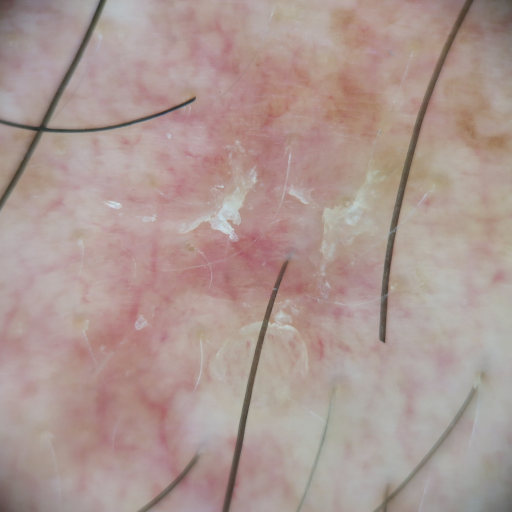
#> input picture program/images/original/train/bcc/bcc00001.jpg, 1024 x 1024 px (shown at 1/2 size)
$ python -i hair_remover.py   (imports and definitions only)
#> lines starting #> are read from the running program, lines starting #| are printed output that depends on the picture; after the words box and inside, x2 and y2 are one past the last pixel; in counts of white or black regions, pixels touching at a corner belong together
### program/src/functions/functions.py
import numpy as np

import cv2 as cv
import pathlib
import os
from skimage import io, img_as_bool
import matplotlib.pyplot as plt
from matplotlib.widgets import Slider

from sklearn.mixture import GaussianMixture
from scipy.stats import multivariate_normal
from itertools import combinations


import random
import math as math


# ------------ STRING
# [7 lines left out: function str2int_padded, not called in this run]

def get_str_list(from_value, to_value):
    return [str(i) for i in range(from_value, to_value+1)]


# ------------ OS FOLDERS
def get_base_folder():
    return str(pathlib.Path(__file__).parent.resolve()).replace(os.sep, "/")

# [80 lines left out: functions create_folders, verify_folder, verify_file, compute_Lab_chroma_img, compute_image_mean_channels, img_float2unit8 and 2 more, not called in this run]

# ------------ INTERPOLATIONS
def linear_interpolation(value, initial, final):
    return initial + (final - initial) * value

# ------------ SCALE IMAGES VALUES
# [25 lines left out: functions scale_image_values, get_resize_dimensions, not called in this run]


def resize(img, scale):
    return cv.resize(img, get_resize_dimensions(img, scale))


def horizontal_resize(img, w=512, force_h=None, interpolation=None):
    if img is None:
        return None
    if w is None:
        return img.copy()

    height, width = img.shape[0], img.shape[1]
    scale_factor = w / width
    new_width = w
    new_height = int(height * scale_factor)
    if force_h is not None:
        new_height += force_h - new_height

    if interpolation is not None:
        resized_image = cv.resize(img, (new_width, new_height), interpolation=interpolation)
    else:
        resized_image = cv.resize(img, (new_width, new_height))
    return resized_image

# ------------ SHOW IMAGES
def imgshow(name, img, scale=1):
    cv.imshow(name, resize(img, scale))

# [76 lines left out: functions imgshow_matplotlib, imgshow_3D, show_stacked_imgs, not called in this run]


# ------------ CONTOURS
def get_contours(img, order_by_area=False, filter_area=None, method = cv.CHAIN_APPROX_SIMPLE):
    contours, _ = cv.findContours(img, cv.RETR_EXTERNAL, method)

    if order_by_area:
        contours = sorted(contours, key=cv.contourArea, reverse=True)

    if filter_area is not None:
        if filter_area[0] is not None:
            contours = [contour for contour in contours if filter_area[0] < cv.contourArea(contour)]
        if filter_area[1] is not None:
            contours = [contour for contour in contours if cv.contourArea(contour) < filter_area[1] ]

    return contours

# [48 lines left out: functions draw_contours, resize_contours, get_contours_rois, filter_contour_area, not called in this run]


def filter_contour_circularity(contours, min_circularity=0, max_circularity=np.inf):
    filtered_contours = []

    for contour in contours:
        area = cv.contourArea(contour)
        longitud = cv.arcLength(contour, True)
        circularity = (4 * np.pi * area) / (longitud * longitud)

        if min_circularity <= circularity <= max_circularity:
            filtered_contours.append(contour)
    return filtered_contours


# [22 lines left out: functions draw_contours_with_random_colors, get_contour_centroid, get_contours_centroids, not called in this run]


# ------------ MASKS
def draw_mask(img, mask, thickness=-1, mask_color=(0,255,0)):
    contours,_ = cv.findContours(mask, cv.RETR_EXTERNAL, cv.CHAIN_APPROX_SIMPLE)
    return draw_contours(img, contours, thickness=thickness, color=mask_color, contour_id=-1)

# [46 lines left out: functions apply_mask, add_patch, create_circle_mask, create_contours_mask, get_values_in_mask, draw_roi and 1 more, not called in this run]

def get_roi(img, roi):
    return img[roi[1]:roi[3], roi[0]:roi[2]]


# [35 lines left out: functions create_roi_coords, get_contained_circle_in_roi, get_img_centered_circle, get_gradient_img, compute_laplacian_of_gaussian, not called in this run]

def sharp_edges(img):
    kernel = np.array([[-1,-1,-1], [-1,9,-1], [-1,-1,-1]])
    return cv.filter2D(img, -1, kernel)


# ------------ CONTRAST ENHANCEMENT
def gamma_correction(src, gamma):
    invGamma = 1 / gamma

    table = [((i / 255) ** invGamma) * 255 for i in range(256)]
    table = np.array(table, np.uint8)

    return cv.LUT(src, table)


# ------------ GEOMETRIC FIGURES
# [5 lines left out: function resize_circle, not called in this run]

def resize_rectangle(rect, sf):
    return (int(rect[0]*sf), int(rect[1]*sf), int(rect[2]*sf), int(rect[3]*sf))

# [5 lines left out: function resize_rectangles, not called in this run]

def draw_circle(img, circle, color=(0,0,255), thickness=-1):
    img_copy = get_color_copy(img)
    return cv.circle(img_copy, circle[0], circle[1], color, thickness)

def draw_point(img, point, radius=2, color=(0,0,255), thickness=-1):
    img_copy = get_color_copy(img)
    return draw_circle(img_copy, (point, radius), color, thickness)

# [10 lines left out: functions draw_points, draw_line, not called in this run]

def draw_hline(img, y_coord, color=(255,255,255), thickness=1):
    return draw_line(img, (0, y_coord, img.shape[1], y_coord), color=color, thickness=thickness)

def draw_vline(img, x_coord, color=(255,255,255), thickness=1):
    return draw_line(img, (x_coord, 0, img.shape[0], x_coord), color=color, thickness=thickness)

# [213 lines left out: functions get_contained_circle, get_circle_points, create_trackbars, get_trackbars_values, calculate_dice, sort_list and 11 more, not called in this run]


# ------------ STRUCTURAL ELEMENTS
def se_bar(side_enclosing_square_in_px, orientation_in_degrees):
    se_sz = side_enclosing_square_in_px
    sz_ct = side_enclosing_square_in_px // 2
    m = -np.tan(np.radians(orientation_in_degrees))
    [coord_x, coord_y] = np.meshgrid(range(-sz_ct, se_sz-sz_ct), range(-sz_ct, se_sz-sz_ct))

    if m > 1e15:
        distance_to_line = np.abs(coord_x)
    else:
        distance_to_line = np.abs(m * coord_x - coord_y) / np.sqrt(m ** 2 + 1)

    variance = max(1/2, se_sz/14)
    structuring_element = np.exp(-distance_to_line**2 / (2*variance))
    return structuring_element


# ------------ SEGMENTATION ALGORITHMS
# [90 lines left out: functions stack_images, expectation_maximization, get_gaussian_image, get_combination_list, fast_morph, plot_images, not called in this run]

### program/src/skin_functions/preprocessing/hair_remover.py
import sys
import os

# add functions code
ruta_del_paquete = os.path.abspath(os.path.join(os.path.dirname(__file__), '..', '..'))
sys.path.append(ruta_del_paquete)

import cv2 as cv
import numpy as np
import functions.functions as fc


def compute_bottomhat_mask(img, th=50, se_bars=None):
    img_mask = np.zeros(img.shape)

    if se_bars is None:
        se_bars = [fc.se_bar(10, angle) for angle in np.linspace(start=0, stop=180, num=16, endpoint=False)]
    for se_bar in se_bars:
        bottom_hat = cv.morphologyEx(img, cv.MORPH_BLACKHAT, se_bar)
        img_mask = img_mask + bottom_hat

    img_mask = 255 * (img_mask/np.max(img_mask))
    img_mask = img_mask.astype(np.uint8)
    _, img_mask = cv.threshold(img_mask,th,255,cv.THRESH_BINARY)

    return img_mask


def remove_contours_noise(img_mask, min_area=10, max_circularity=0.3, median_blur=3):
    contours = fc.get_contours(img_mask, filter_area=(0,None))
    contours = fc.filter_contour_circularity(contours, min_circularity=max_circularity)

    img_circular_contours = cv.drawContours(np.zeros_like(img_mask), contours, -1, 255, -1)
    filtered_mask = cv.bitwise_xor(img_mask, img_circular_contours)

    contours = fc.get_contours(filtered_mask, filter_area=(0, min_area))
    img_small_contours = cv.drawContours(np.zeros_like(img_mask), contours, -1, 255, -1)

    filtered_mask = cv.bitwise_xor(filtered_mask, img_small_contours)
    filtered_mask = cv.medianBlur(filtered_mask, median_blur)

    return filtered_mask

def get_hairs_mask(img, se_bars=None):
    img_resized = fc.horizontal_resize(img, w=512)
    img_red = img_resized[:,:,2]
    img_blue_inv = cv.bitwise_not(img_resized[:,:,0])

    img_red = fc.gamma_correction(img_red, 0.5)

    img_blue_inv = fc.gamma_correction(img_blue_inv, 2)

    black_hairs_mask = compute_bottomhat_mask(img_red, th=50, se_bars=se_bars)
    white_hairs_mask = compute_bottomhat_mask(img_blue_inv, th=40, se_bars=se_bars)
    black_hairs_mask = remove_contours_noise(black_hairs_mask, min_area=10, max_circularity=0.3)
    white_hairs_mask = remove_contours_noise(white_hairs_mask, min_area=10, max_circularity=0.3)
    img_mask = cv.bitwise_xor(black_hairs_mask, white_hairs_mask)

    img_mask = fc.horizontal_resize(img_mask, img.shape[1], force_h=img.shape[0])
    return img_mask

def remove_hairs(img, se_bars=None):
    img_mask = get_hairs_mask(img, se_bars)
    img_no_hairs = cv.inpaint(img, img_mask, 10, cv.INPAINT_TELEA)
    return img_no_hairs

>>> import cv2
>>> picture = cv2.imread('../../../images/original/train/bcc/bcc00001.jpg')
#> picture is the input picture: shape (1024, 1024, 3); mean B, G, R 146.7, 151.7, 171.7
>>> result = remove_hairs(picture)
#> in get_hairs_mask, `img_red = img_resized[:,:,2]`:
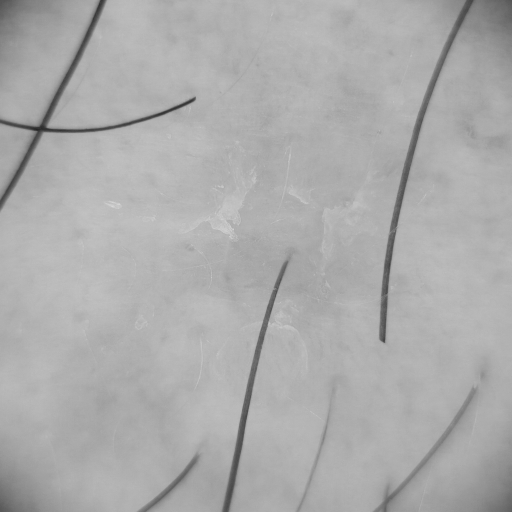
#> img_red: shape (512, 512); min 37, max 215, mean 171.9
#> in get_hairs_mask, `img_blue_inv = cv.bitwise_not(img_resized[:,:,0])`:
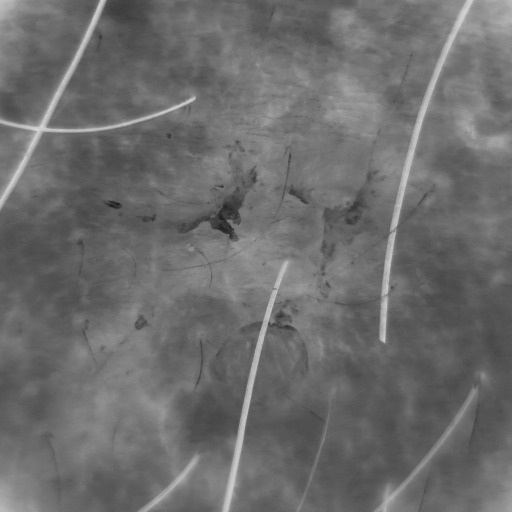
#> img_blue_inv: shape (512, 512); min 26, max 218, mean 108.2
#> call 2 of gamma_correction, with gamma = 2
#> in gamma_correction (call 2), `return cv.LUT(src, table)`:
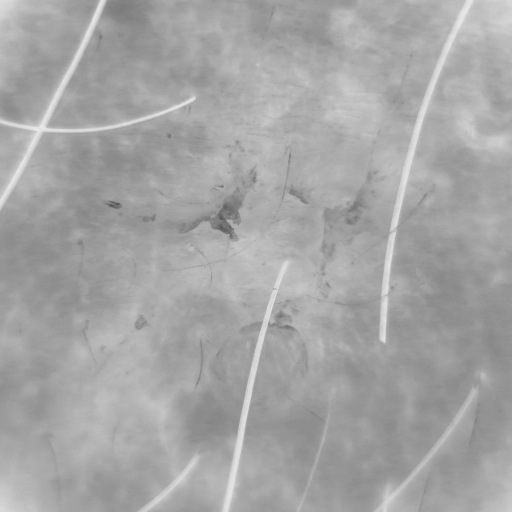
#> returned value: shape (512, 512); min 81, max 235, mean 164.9
#> in compute_bottomhat_mask, `_, img_mask = cv.threshold(img_mask,th,255,cv.THRESH_BINARY)`:
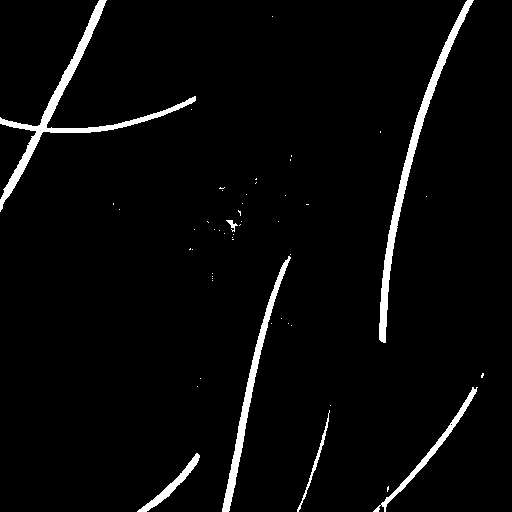
#> img_mask: shape (512, 512); 3.4% white; 51 white regions (44 under 20 px), largest, box (x1, y1, x2, y2) and area: (0, 0, 196, 212) 2834, (379, 0, 474, 343) 2588, (222, 256, 291, 512) 1749
#> call 2 of compute_bottomhat_mask, with th = 40
#> in compute_bottomhat_mask (call 2), `_, img_mask = cv.threshold(img_mask,th,255,cv.THRESH_BINARY)`:
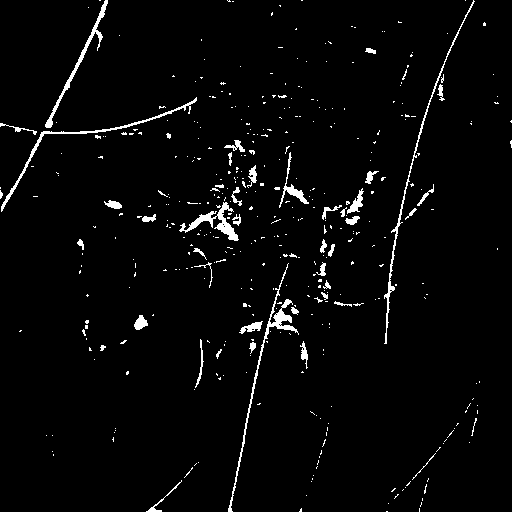
#> img_mask: shape (512, 512); 2.9% white; 418 white regions (373 under 20 px)
#> in get_contours, `contours, _ = cv.findContours(img, cv.RETR_EXTERNAL, method)`: contours = 51 contours, 44 with area under 20; largest, box (x1, y1, x2, y2) and area: (0, 0, 196, 212) 2428, (379, 0, 474, 343) 2240, (222, 256, 291, 512) 1489, (373, 387, 478, 512) 698, (137, 453, 200, 512) 500, (297, 410, 330, 512) 158, (226, 220, 238, 232) 32
#> in get_contours, `contours = [contour for contour in contours if filter_area[0] < cv.con..`: contours = 13 contours, 6 with area under 20; largest, box (x1, y1, x2, y2) and area: (0, 0, 196, 212) 2428, (379, 0, 474, 343) 2240, (222, 256, 291, 512) 1489, (373, 387, 478, 512) 698, (137, 453, 200, 512) 500, (297, 410, 330, 512) 158, (226, 220, 238, 232) 32
#> the loop in filter_contour_circularity, `for contour in contours:` made 13 passes
#> (area, longitud, circularity) on passes 2, 3, 4, 6, 8, 12, 13: (500.5, 183.2, 0.187), (158.5, 229.1, 0.0379), (697.5, 361.8, 0.067), (1489, 571, 0.0574), (32, 46.63, 0.185), (2240.5, 768, 0.0477), (2428.5, 927.9, 0.0354)
#> after the loop in filter_contour_circularity, `for contour in contours:`: filtered_contours = 4 contours, all with area under 20
#> in get_contours (call 2), `contours, _ = cv.findContours(img, cv.RETR_EXTERNAL, method)`: contours = 47 contours, 40 with area under 20; largest, box (x1, y1, x2, y2) and area: (0, 0, 196, 212) 2428, (379, 0, 474, 343) 2240, (222, 256, 291, 512) 1489, (373, 387, 478, 512) 698, (137, 453, 200, 512) 500, (297, 410, 330, 512) 158, (226, 220, 238, 232) 32
#> in get_contours (call 2), `contours = [contour for contour in contours if filter_area[0] < cv.con..`: contours = 9 contours, 2 with area under 20; largest, box (x1, y1, x2, y2) and area: (0, 0, 196, 212) 2428, (379, 0, 474, 343) 2240, (222, 256, 291, 512) 1489, (373, 387, 478, 512) 698, (137, 453, 200, 512) 500, (297, 410, 330, 512) 158, (226, 220, 238, 232) 32
#> in get_contours (call 2), `contours = [contour for contour in contours if cv.contourArea(contour)..`: contours = 2 contours, all with area under 20
#> call 2 of remove_contours_noise, with min_area = 10, max_circularity = 0.3, median_blur = 3
#> in get_contours (call 3), `contours, _ = cv.findContours(img, cv.RETR_EXTERNAL, method)`: contours = 418 contours, 384 with area under 20; largest, box (x1, y1, x2, y2) and area: (228, 263, 299, 512) 534, (179, 202, 239, 241) 471, (45, 0, 108, 128) 436, (1, 97, 197, 212) 425, (384, 0, 475, 344) 366
#> in get_contours (call 3), `contours = [contour for contour in contours if filter_area[0] < cv.con..`: contours = 183 contours, 149 with area under 20; largest, box (x1, y1, x2, y2) and area: (228, 263, 299, 512) 534, (179, 202, 239, 241) 471, (45, 0, 108, 128) 436, (1, 97, 197, 212) 425, (384, 0, 475, 344) 366
#> the loop in filter_contour_circularity (call 2), `for contour in contours:` made 183 passes
#> (area, longitud, circularity) on passes 6, 25, 26: (54.5, 114.6, 0.0521), (32, 30.14, 0.443), (68, 71.11, 0.169)
#> after the loop in filter_contour_circularity (call 2), `for contour in contours:`: filtered_contours = 113 contours, 102 with area under 20; largest, box (x1, y1, x2, y2) and area: (134, 315, 148, 330) 112, (104, 200, 122, 209) 79, (345, 216, 360, 225) 62, (365, 171, 379, 184) 59, (142, 214, 156, 222) 51
#> in remove_contours_noise (call 2), `contours = fc.filter_contour_circularity(contours, min_circularity=max..`: contours has the same summary as filtered_contours in filter_contour_circularity
#> in remove_contours_noise (call 2), `filtered_mask = cv.bitwise_xor(img_mask, img_circular_contours)`:
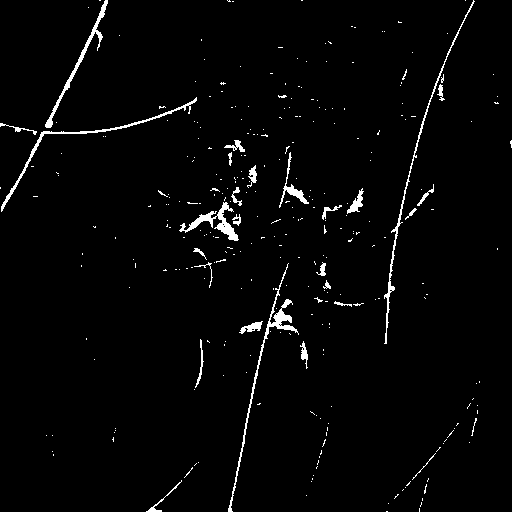
#> filtered_mask: shape (512, 512); 2.3% white; 306 white regions (278 under 20 px)
#> in get_contours (call 4), `contours, _ = cv.findContours(img, cv.RETR_EXTERNAL, method)`: contours = 306 contours, 283 with area under 20; largest, box (x1, y1, x2, y2) and area: (228, 263, 299, 512) 534, (179, 202, 239, 241) 471, (45, 0, 108, 128) 436, (1, 97, 197, 212) 425, (384, 0, 475, 344) 366
#> in get_contours (call 4), `contours = [contour for contour in contours if filter_area[0] < cv.con..`: contours = 70 contours, 47 with area under 20; largest, box (x1, y1, x2, y2) and area: (228, 263, 299, 512) 534, (179, 202, 239, 241) 471, (45, 0, 108, 128) 436, (1, 97, 197, 212) 425, (384, 0, 475, 344) 366
#> in get_contours (call 4), `contours = [contour for contour in contours if cv.contourArea(contour)..`: contours = 44 contours, all with area under 20
#> in remove_hairs, `img_no_hairs = cv.inpaint(img, img_mask, 10, cv.INPAINT_TELEA)`:
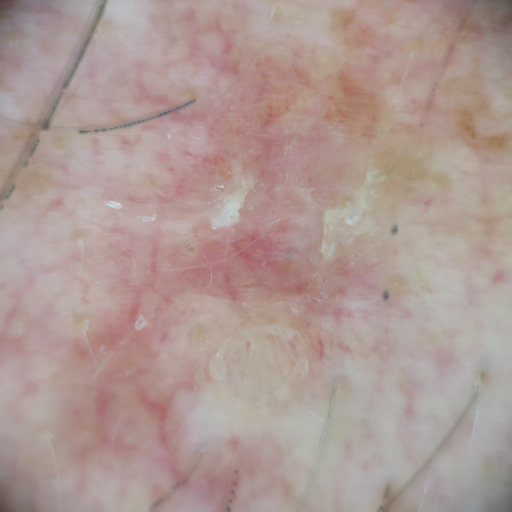
#> img_no_hairs: shape (1024, 1024, 3) (shown at 1/2 size); mean B, G, R 148.1, 153.1, 173.4
